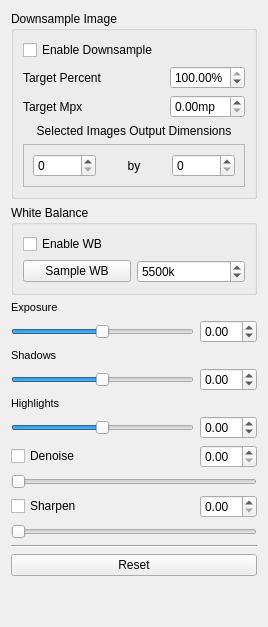
      <widget class="QWidget" name="imageEditingTab">
       <property name="maximumSize">
        <size>
         <width>240</width>
         <height>16777215</height>
        </size>
       </property>
       <attribute name="label">
        <string>Image Editing</string>
       </attribute>
       <layout class="QGridLayout" name="gridLayout">
        <item row="5" column="0" colspan="2">
         <widget class="QLabel" name="label_17">
          <property name="maximumSize">
           <size>
            <width>16777215</width>
            <height>20</height>
           </size>
          </property>
          <property name="font">
           <font>
            <pointsize>8</pointsize>
           </font>
          </property>
          <property name="text">
           <string>Shadows</string>
          </property>
         </widget>
        </item>
        <item row="6" column="1">
         <widget class="QDoubleSpinBox" name="shadowAdjustmentDoubleSpinBox">
          <property name="minimum">
           <double>-1.000000000000000</double>
          </property>
          <property name="maximum">
           <double>1.000000000000000</double>
          </property>
          <property name="singleStep">
           <double>0.050000000000000</double>
          </property>
         </widget>
        </item>
        <item row="13" column="0" colspan="2">
         <widget class="QSlider" name="sharpenHorizontalSlider">
          <property name="orientation">
           <enum>Qt::Horizontal</enum>
          </property>
         </widget>
        </item>
        <item row="17" column="0" colspan="2">
         <widget class="QPushButton" name="resetEditSettingsPushButton">
          <property name="text">
           <string>Reset</string>
          </property>
         </widget>
        </item>
        <item row="4" column="0">
         <widget class="QSlider" name="exposureAdjustmentSlider">
          <property name="minimum">
           <number>-50</number>
          </property>
          <property name="maximum">
           <number>50</number>
          </property>
          <property name="singleStep">
           <number>1</number>
          </property>
          <property name="orientation">
           <enum>Qt::Horizontal</enum>
          </property>
         </widget>
        </item>
        <item row="12" column="0">
         <widget class="QCheckBox" name="sharpenImageCheckBox">
          <property name="text">
           <string>Sharpen</string>
          </property>
         </widget>
        </item>
        <item row="8" column="1">
         <widget class="QDoubleSpinBox" name="highlightAdjustmentDoubleSpinBox">
          <property name="minimum">
           <double>-1.000000000000000</double>
          </property>
          <property name="maximum">
           <double>1.000000000000000</double>
          </property>
          <property name="singleStep">
           <double>0.010000000000000</double>
          </property>
         </widget>
        </item>
        <item row="12" column="1">
         <widget class="QDoubleSpinBox" name="sharpenDoubleSpinBox"/>
        </item>
        <item row="18" column="0" colspan="2">
         <spacer name="verticalSpacer">
          <property name="orientation">
           <enum>Qt::Vertical</enum>
          </property>
          <property name="sizeHint" stdset="0">
           <size>
            <width>20</width>
            <height>40</height>
           </size>
          </property>
         </spacer>
        </item>
        <item row="1" column="0" colspan="2">
         <widget class="QGroupBox" name="groupBox">
          <property name="title">
           <string>White Balance</string>
          </property>
          <layout class="QGridLayout" name="gridLayout_3">
           <item row="1" column="1">
            <widget class="QSpinBox" name="whitebalanceSpinbox">
             <property name="buttonSymbols">
              <enum>QAbstractSpinBox::UpDownArrows</enum>
             </property>
             <property name="suffix">
              <string>k</string>
             </property>
             <property name="minimum">
              <number>1000</number>
             </property>
             <property name="maximum">
              <number>14000</number>
             </property>
             <property name="singleStep">
              <number>50</number>
             </property>
             <property name="value">
              <number>5500</number>
             </property>
            </widget>
           </item>
           <item row="1" column="0">
            <widget class="QPushButton" name="sampleWhiteBalancePushButton">
             <property name="text">
              <string>Sample WB</string>
             </property>
            </widget>
           </item>
           <item row="0" column="0" colspan="2">
            <widget class="QCheckBox" name="enableWhiteBalanceCheckBox">
             <property name="text">
              <string>Enable WB</string>
             </property>
            </widget>
           </item>
          </layout>
         </widget>
        </item>
        <item row="3" column="0" colspan="2">
         <widget class="QLabel" name="label_10">
          <property name="maximumSize">
           <size>
            <width>16777215</width>
            <height>20</height>
           </size>
          </property>
          <property name="font">
           <font>
            <pointsize>8</pointsize>
            <bold>false</bold>
           </font>
          </property>
          <property name="text">
           <string>Exposure</string>
          </property>
         </widget>
        </item>
        <item row="9" column="1">
         <widget class="QDoubleSpinBox" name="denoiseDoubleSpinBox"/>
        </item>
        <item row="6" column="0">
         <widget class="QSlider" name="shadowAdjustmentSlider">
          <property name="minimum">
           <number>-1000</number>
          </property>
          <property name="maximum">
           <number>1000</number>
          </property>
          <property name="orientation">
           <enum>Qt::Horizontal</enum>
          </property>
         </widget>
        </item>
        <item row="9" column="0">
         <widget class="QCheckBox" name="denoiseImageCheckBox">
          <property name="text">
           <string>Denoise</string>
          </property>
         </widget>
        </item>
        <item row="14" column="0" colspan="2">
         <widget class="Line" name="line">
          <property name="sizePolicy">
           <sizepolicy hsizetype="Expanding" vsizetype="Fixed">
            <horstretch>0</horstretch>
            <verstretch>0</verstretch>
           </sizepolicy>
          </property>
          <property name="minimumSize">
           <size>
            <width>150</width>
            <height>0</height>
           </size>
          </property>
          <property name="orientation">
           <enum>Qt::Horizontal</enum>
          </property>
         </widget>
        </item>
        <item row="7" column="0" colspan="2">
         <widget class="QLabel" name="label_18">
          <property name="maximumSize">
           <size>
            <width>16777215</width>
            <height>30</height>
           </size>
          </property>
          <property name="font">
           <font>
            <pointsize>8</pointsize>
           </font>
          </property>
          <property name="text">
           <string>Highlights</string>
          </property>
         </widget>
        </item>
        <item row="8" column="0">
         <widget class="QSlider" name="highlightAdjustmentSlider">
          <property name="minimum">
           <number>-1000</number>
          </property>
          <property name="maximum">
           <number>1000</number>
          </property>
          <property name="value">
           <number>0</number>
          </property>
          <property name="orientation">
           <enum>Qt::Horizontal</enum>
          </property>
         </widget>
        </item>
        <item row="4" column="1">
         <widget class="QDoubleSpinBox" name="exposureAdjustmentDoubleSpinBox">
          <property name="minimum">
           <double>-5.000000000000000</double>
          </property>
          <property name="maximum">
           <double>5.000000000000000</double>
          </property>
          <property name="singleStep">
           <double>0.250000000000000</double>
          </property>
         </widget>
        </item>
        <item row="10" column="0" colspan="2">
         <widget class="QSlider" name="denoiseHorizontalSlider">
          <property name="orientation">
           <enum>Qt::Horizontal</enum>
          </property>
         </widget>
        </item>
        <item row="0" column="0" colspan="2">
         <widget class="QGroupBox" name="groupBox_5">
          <property name="title">
           <string>Downsample Image</string>
          </property>
          <layout class="QGridLayout" name="gridLayout_4">
           <item row="2" column="0">
            <widget class="QLabel" name="label_9">
             <property name="text">
              <string>Target Mpx</string>
             </property>
            </widget>
           </item>
           <item row="0" column="0">
            <widget class="QCheckBox" name="enableRescaleCheckBox">
             <property name="text">
              <string>Enable Downsample</string>
             </property>
            </widget>
           </item>
           <item row="4" column="0" colspan="3">
            <widget class="QFrame" name="frame_2">
             <property name="frameShape">
              <enum>QFrame::StyledPanel</enum>
             </property>
             <property name="frameShadow">
              <enum>QFrame::Raised</enum>
             </property>
             <layout class="QHBoxLayout" name="horizontalLayout_7">
              <item>
               <widget class="QSpinBox" name="xDimensionOutputSpinbox"/>
              </item>
              <item>
               <widget class="QLabel" name="label_19">
                <property name="text">
                 <string>by</string>
                </property>
                <property name="alignment">
                 <set>Qt::AlignCenter</set>
                </property>
               </widget>
              </item>
              <item>
               <widget class="QSpinBox" name="yDiemnsionOutputSpinbox"/>
              </item>
             </layout>
            </widget>
           </item>
           <item row="1" column="2">
            <widget class="QDoubleSpinBox" name="targetDownsamplePercentDoubleSpinbox">
             <property name="suffix">
              <string>%</string>
             </property>
             <property name="maximum">
              <double>100.000000000000000</double>
             </property>
             <property name="value">
              <double>100.000000000000000</double>
             </property>
            </widget>
           </item>
           <item row="1" column="0">
            <widget class="QLabel" name="label_11">
             <property name="text">
              <string>Target Percent</string>
             </property>
            </widget>
           </item>
           <item row="2" column="2">
            <widget class="QDoubleSpinBox" name="targetDownsampleMpxDoubleSpinBox">
             <property name="suffix">
              <string>mp</string>
             </property>
            </widget>
           </item>
           <item row="3" column="0" colspan="3">
            <widget class="QLabel" name="label_20">
             <property name="text">
              <string>Selected Images Output Dimensions</string>
             </property>
             <property name="alignment">
              <set>Qt::AlignCenter</set>
             </property>
            </widget>
           </item>
          </layout>
         </widget>
        </item>
       </layout>
      </widget>
